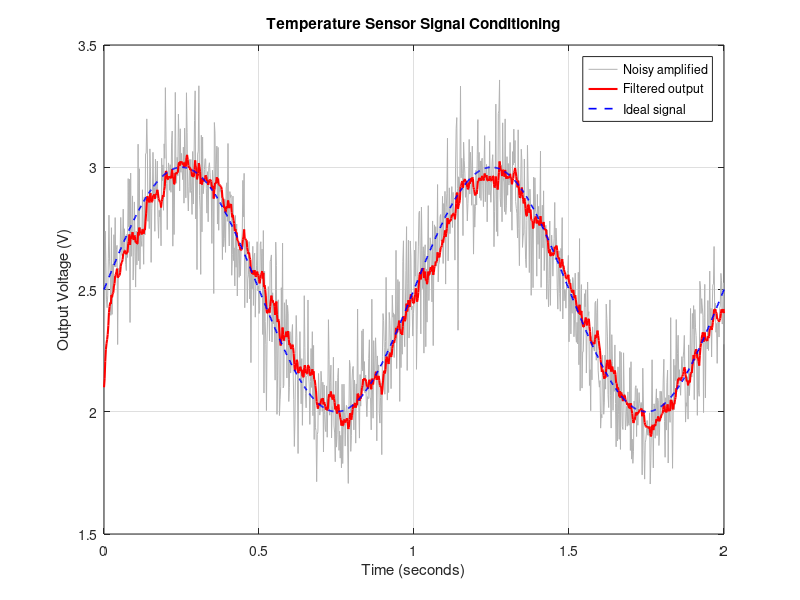
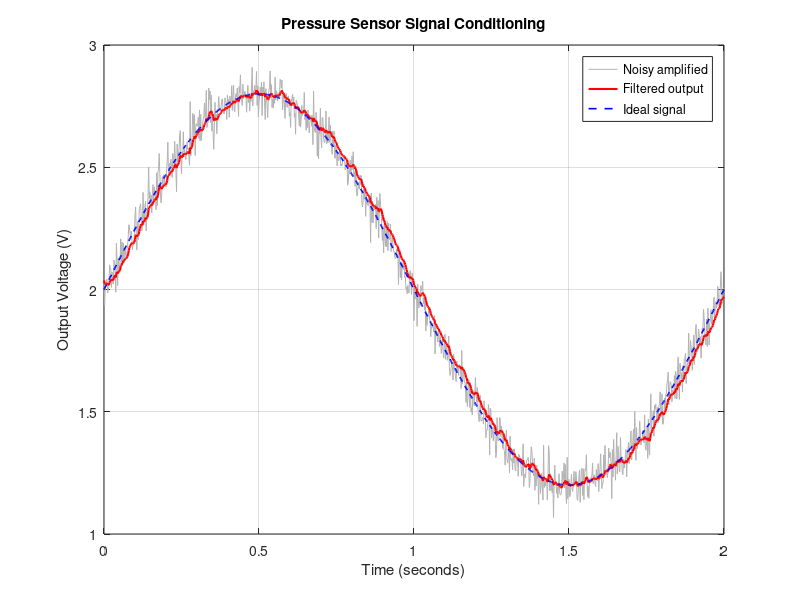
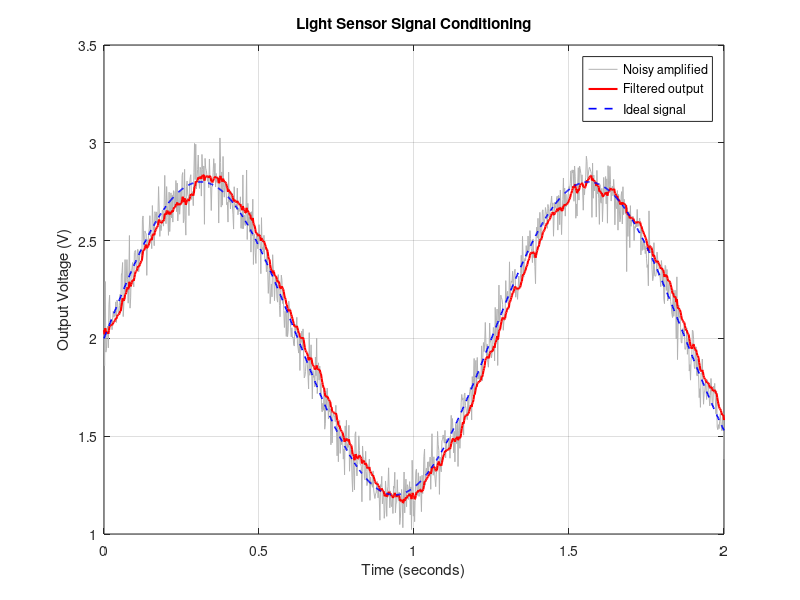
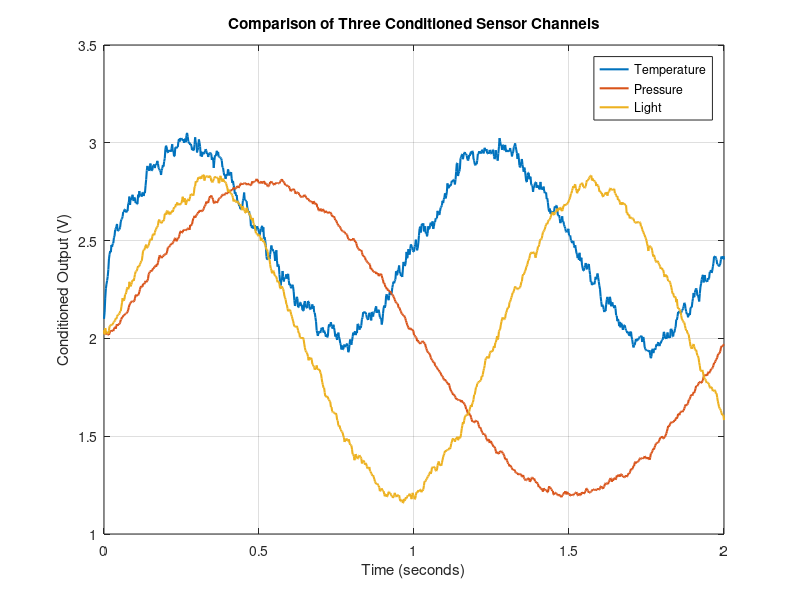

These charts were generated, in order, by the following MATLAB code:

clc;
clear;
close all;

%% MULTI-SENSOR SIGNAL CONDITIONING SIMULATION

fs = 500;
t = 0:1/fs:2;
N = length(t);

fc = 10;
alpha = exp(-2*pi*fc/fs);

fprintf('MULTI-SENSOR SIGNAL CONDITIONING UNIT\n\n');
fprintf('Sampling frequency: %.2f Hz\n', fs);
fprintf('Low-pass filter cutoff: %.2f Hz\n\n', fc);

%% SENSOR 1: TEMPERATURE
temp_sensor = 0.01*(25 + 5*sin(2*pi*1*t));
temp_gain = 10;

%% SENSOR 2: PRESSURE
pressure_sensor = 0.02*(50 + 20*sin(2*pi*0.5*t));
pressure_gain = 2;

%% SENSOR 3: LIGHT
light_sensor = 0.001*(500 + 200*sin(2*pi*0.8*t));
light_gain = 4;

%% ADD SENSOR NOISE
rng(1);

temp_noisy = temp_sensor + 0.015*randn(1,N);
pressure_noisy = pressure_sensor + 0.025*randn(1,N);
light_noisy = light_sensor + 0.020*randn(1,N);

%% OP-AMP AMPLIFICATION
temp_amplified = temp_gain*temp_noisy;
pressure_amplified = pressure_gain*pressure_noisy;
light_amplified = light_gain*light_noisy;

%% FIRST-ORDER LOW-PASS FILTERING
temp_filtered = zeros(1,N);
pressure_filtered = zeros(1,N);
light_filtered = zeros(1,N);

temp_filtered(1) = temp_amplified(1);
pressure_filtered(1) = pressure_amplified(1);
light_filtered(1) = light_amplified(1);

for k = 2:N
    temp_filtered(k) = alpha*temp_filtered(k-1) ...
        + (1-alpha)*temp_amplified(k);

    pressure_filtered(k) = alpha*pressure_filtered(k-1) ...
        + (1-alpha)*pressure_amplified(k);

    light_filtered(k) = alpha*light_filtered(k-1) ...
        + (1-alpha)*light_amplified(k);
end

%% RMS NOISE COMPARISON
temp_ideal = temp_gain*temp_sensor;
pressure_ideal = pressure_gain*pressure_sensor;
light_ideal = light_gain*light_sensor;

temp_error_before = temp_amplified - temp_ideal;
temp_error_after = temp_filtered - temp_ideal;

pressure_error_before = pressure_amplified - pressure_ideal;
pressure_error_after = pressure_filtered - pressure_ideal;

light_error_before = light_amplified - light_ideal;
light_error_after = light_filtered - light_ideal;

fprintf('CHANNEL             BEFORE RMS     AFTER RMS\n');

fprintf('Temperature         %.4f         %.4f\n', ...
    rms(temp_error_before), rms(temp_error_after));

fprintf('Pressure            %.4f         %.4f\n', ...
    rms(pressure_error_before), rms(pressure_error_after));

fprintf('Light               %.4f         %.4f\n', ...
    rms(light_error_before), rms(light_error_after));

fprintf('\nSimulation completed successfully.\n');

%% FIGURE 1: TEMPERATURE CHANNEL
figure;
plot(t,temp_amplified,'Color',[0.7 0.7 0.7]);
hold on;
plot(t,temp_filtered,'r','LineWidth',1.5);
plot(t,temp_ideal,'b--','LineWidth',1.2);
xlabel('Time (seconds)');
ylabel('Output Voltage (V)');
title('Temperature Sensor Signal Conditioning');
legend('Noisy amplified','Filtered output','Ideal signal');
grid on;

%% FIGURE 2: PRESSURE CHANNEL
figure;
plot(t,pressure_amplified,'Color',[0.7 0.7 0.7]);
hold on;
plot(t,pressure_filtered,'r','LineWidth',1.5);
plot(t,pressure_ideal,'b--','LineWidth',1.2);
xlabel('Time (seconds)');
ylabel('Output Voltage (V)');
title('Pressure Sensor Signal Conditioning');
legend('Noisy amplified','Filtered output','Ideal signal');
grid on;

%% FIGURE 3: LIGHT CHANNEL
figure;
plot(t,light_amplified,'Color',[0.7 0.7 0.7]);
hold on;
plot(t,light_filtered,'r','LineWidth',1.5);
plot(t,light_ideal,'b--','LineWidth',1.2);
xlabel('Time (seconds)');
ylabel('Output Voltage (V)');
title('Light Sensor Signal Conditioning');
legend('Noisy amplified','Filtered output','Ideal signal');
grid on;

%% FIGURE 4: COMPARISON OF FILTERED SENSOR OUTPUTS
figure;
plot(t,temp_filtered,'LineWidth',1.5);
hold on;
plot(t,pressure_filtered,'LineWidth',1.5);
plot(t,light_filtered,'LineWidth',1.5);
xlabel('Time (seconds)');
ylabel('Conditioned Output (V)');
title('Comparison of Three Conditioned Sensor Channels');
legend('Temperature','Pressure','Light');
grid on;
